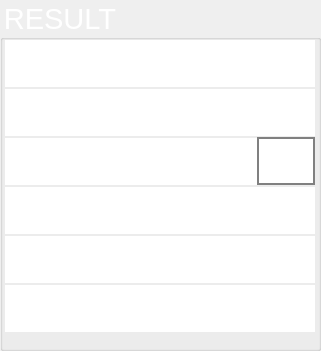
  <widget class="QGroupBox" name="result">
   <property name="geometry">
    <rect>
     <x>950</x>
     <y>450</y>
     <width>321</width>
     <height>351</height>
    </rect>
   </property>
   <property name="font">
    <font>
     <family>Ubuntu</family>
     <pointsize>22</pointsize>
    </font>
   </property>
   <property name="styleSheet">
    <string notr="true">color: white;</string>
   </property>
   <property name="title">
    <string>RESULT</string>
   </property>
   <widget class="QLabel" name="result_text_3">
    <property name="geometry">
     <rect>
      <x>5</x>
      <y>138</y>
      <width>310</width>
      <height>47</height>
     </rect>
    </property>
    <property name="font">
     <font>
      <pointsize>28</pointsize>
     </font>
    </property>
    <property name="styleSheet">
     <string notr="true">background:white;
color:black;</string>
    </property>
    <property name="text">
     <string/>
    </property>
   </widget>
   <widget class="QLabel" name="result_text_2">
    <property name="geometry">
     <rect>
      <x>5</x>
      <y>89</y>
      <width>310</width>
      <height>47</height>
     </rect>
    </property>
    <property name="font">
     <font>
      <pointsize>28</pointsize>
     </font>
    </property>
    <property name="styleSheet">
     <string notr="true">background:white;
color:black;</string>
    </property>
    <property name="text">
     <string/>
    </property>
   </widget>
   <widget class="QLabel" name="result_text_4">
    <property name="geometry">
     <rect>
      <x>5</x>
      <y>187</y>
      <width>310</width>
      <height>47</height>
     </rect>
    </property>
    <property name="font">
     <font>
      <pointsize>28</pointsize>
     </font>
    </property>
    <property name="styleSheet">
     <string notr="true">background:white;
color:black;</string>
    </property>
    <property name="text">
     <string/>
    </property>
   </widget>
   <widget class="QLabel" name="result_text_1">
    <property name="geometry">
     <rect>
      <x>5</x>
      <y>40</y>
      <width>310</width>
      <height>47</height>
     </rect>
    </property>
    <property name="font">
     <font>
      <pointsize>28</pointsize>
     </font>
    </property>
    <property name="styleSheet">
     <string notr="true">background:white;
color:black;</string>
    </property>
    <property name="text">
     <string/>
    </property>
   </widget>
   <widget class="QLabel" name="result_text_5">
    <property name="geometry">
     <rect>
      <x>5</x>
      <y>236</y>
      <width>310</width>
      <height>47</height>
     </rect>
    </property>
    <property name="font">
     <font>
      <pointsize>28</pointsize>
     </font>
    </property>
    <property name="styleSheet">
     <string notr="true">background:white;
color:black;</string>
    </property>
    <property name="text">
     <string/>
    </property>
   </widget>
   <widget class="QLabel" name="result_text_6">
    <property name="geometry">
     <rect>
      <x>5</x>
      <y>285</y>
      <width>310</width>
      <height>47</height>
     </rect>
    </property>
    <property name="font">
     <font>
      <pointsize>28</pointsize>
     </font>
    </property>
    <property name="styleSheet">
     <string notr="true">background:white;
color:black;</string>
    </property>
    <property name="text">
     <string/>
    </property>
   </widget>
   <widget class="QToolButton" name="btnDirAngleType">
    <property name="geometry">
     <rect>
      <x>257</x>
      <y>137</y>
      <width>58</width>
      <height>48</height>
     </rect>
    </property>
    <property name="font">
     <font>
      <family>Ubuntu</family>
      <pointsize>20</pointsize>
     </font>
    </property>
    <property name="styleSheet">
     <string notr="true">border: 2px solid gray;</string>
    </property>
    <property name="text">
     <string>MIL</string>
    </property>
   </widget>
  </widget>
